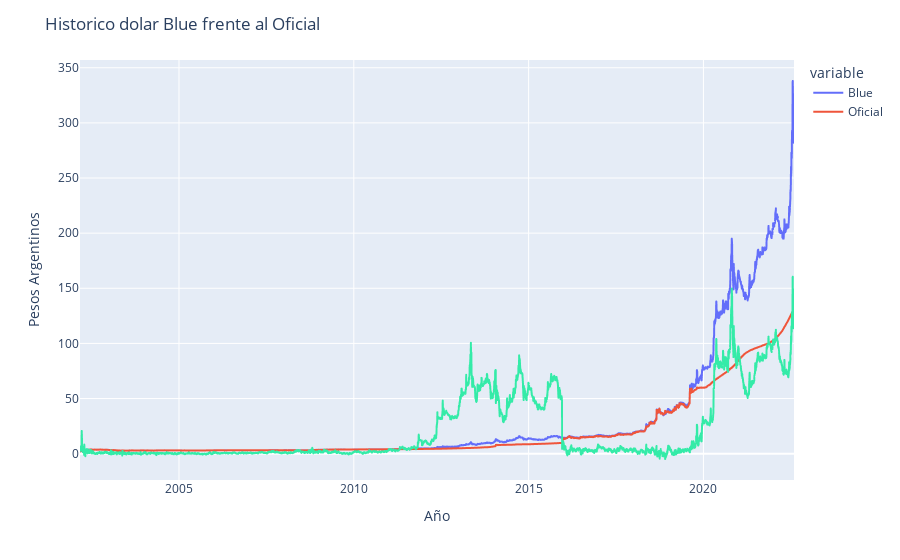

The notebook cell this image was saved under:
### Markdown cell above
Historico dolar Blue/Oficial mes a mes

### Code cell
fig = px.line(datos_g, x="Date", y=['Blue', 'Oficial'], custom_data=[datos_g['Evento']])

hovertemp = '<b>Pesos:</b> %{y} '
hovertemp += '<b>Fecha:</b> %{x} '
hovertemp += '<b>Evento:</b> %{customdata[0]}'

fig.update_layout(title='Historico dolar Blue frente al Oficial', xaxis_title='Año',
                yaxis_title='Pesos Argentinos', hovermode='x unified')
fig.update_traces(hovertemplate=hovertemp)

hovertemp2 = '<b>Brecha:</b> %{y} %'
fig2 = px.line(datos_g, x='Date', y='Gap')
fig2.update_traces(line_color='#34eba8', hovertemplate=hovertemp2)
fig.add_trace(fig2.data[0])

### Figure 1 — Plotly figure (JSON) as saved in the notebook; plotly's stock layout.template omitted (floating-point values rounded to 4 significant figures; data arrays with more than 128 entries replaced by an {"elided": "..."} marker saying what was removed)
{"data": [{"customdata": {"elided": "5010x1 str values"}, "hovertemplate": "<b>Pesos:</b> %{y} <b>Fecha:</b> %{x} <b>Evento:</b> %{customdata[0]}", "legendgroup": "Blue", "line": {"color": "#636efa", "dash": "solid"}, "marker": {"symbol": "circle"}, "mode": "lines", "name": "Blue", "showlegend": true, "type": "scattergl", "x": {"elided": "5010 str values"}, "xaxis": "x", "y": {"elided": "5010 float values"}, "yaxis": "y"}, {"customdata": {"elided": "5010x1 str values"}, "hovertemplate": "<b>Pesos:</b> %{y} <b>Fecha:</b> %{x} <b>Evento:</b> %{customdata[0]}", "legendgroup": "Oficial", "line": {"color": "#EF553B", "dash": "solid"}, "marker": {"symbol": "circle"}, "mode": "lines", "name": "Oficial", "showlegend": true, "type": "scattergl", "x": {"elided": "5010 str values"}, "xaxis": "x", "y": {"elided": "5010 float values"}, "yaxis": "y"}, {"hovertemplate": "<b>Brecha:</b> %{y} %", "legendgroup": "", "line": {"color": "#34eba8", "dash": "solid"}, "marker": {"symbol": "circle"}, "mode": "lines", "name": "", "showlegend": false, "type": "scattergl", "x": {"elided": "5010 str values"}, "xaxis": "x", "y": {"elided": "5010 float values"}, "yaxis": "y"}], "layout": {"hovermode": "x unified", "legend": {"title": {"text": "variable"}, "tracegroupgap": 0}, "margin": {"t": 60}, "title": {"text": "Historico dolar Blue frente al Oficial"}, "xaxis": {"anchor": "y", "domain": [0, 1], "title": {"text": "Año"}}, "yaxis": {"anchor": "x", "domain": [0, 1], "title": {"text": "Pesos Argentinos"}}}}
